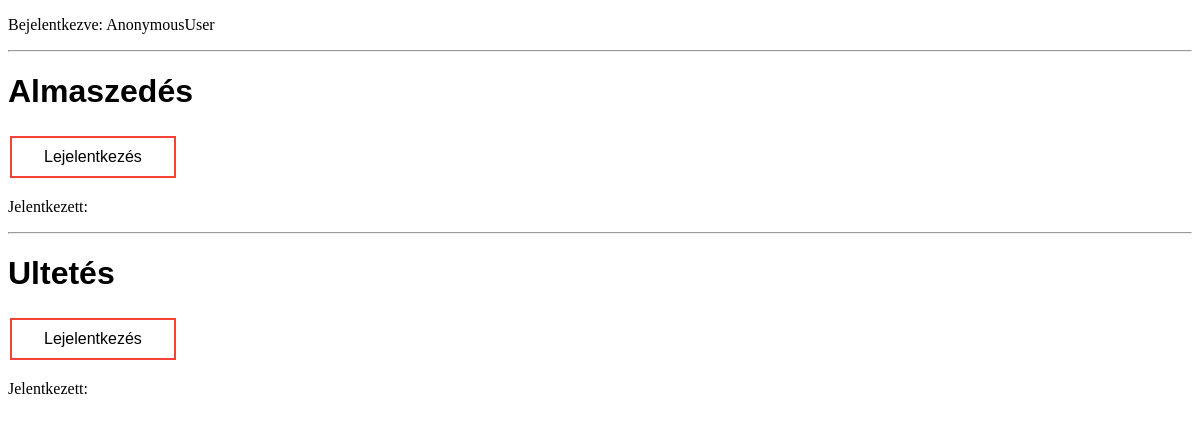
The page /valasztas/ on the database as committed earlier.
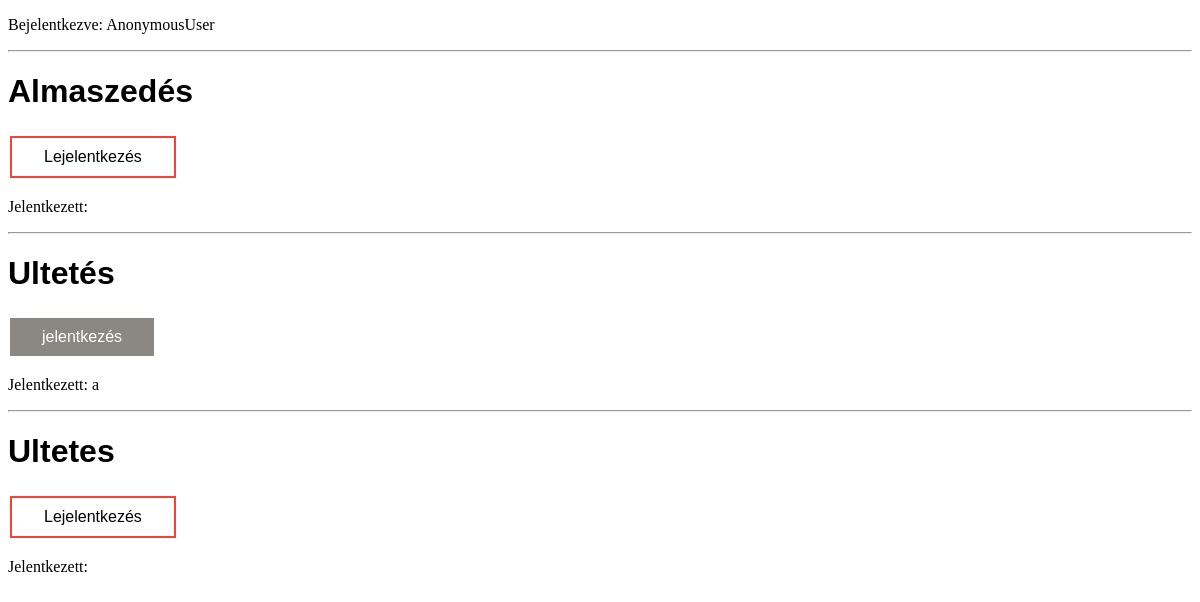
The same page on the database as committed later.
### APP/models.py (models this page shows, shortened)
class Feladat(models.Model):
    nev=models.CharField(primary_key=True,max_length=100,blank=False)
    resztvevo=models.CharField(max_length=100,blank=True)
    class Meta:
        verbose_name = 'Feladat'
        verbose_name_plural = 'Feladats'

### APP/views.py (the view)
# urls.py: path('valasztas/',valasztas),
def valasztas(request):
    count=Feladat.objects.filter(resztvevo=request.user).count()
    if count==0:
        vanmar=False
    else:
        vanmar=True
    context={
        'feladatok':Feladat.objects.all(),
        'vanmar':vanmar,
    }
    return render(request,"menu.html",context)

### APP/templates/menu.html (shortened to what this page needs)
{% load static %}
<!DOCTYPE html>
<html lang="en">
<head>
    <link rel="stylesheet" href="{% static 'styles.css' %}" >
</head>
<body>
    <p id="user">Bejelentkezve: {{user}}</p>
    {% for feladat in feladatok  %}
        <div >
            <hr>
        <h1 class="cim">{{feladat.nev}}</h1>
        {% if feladat.resztvevo == request.user.username %}
            <form action="{{feladat.nev}}" method="POST">
                <button id="lejelentkezes" type="submit" value="{{feladat.nev}}" name="lejelentkezes">Lejelentkezés</button>
            </form>
        {% elif vanmar and feladat.resztvevo|stringformat:'s' == ""  %}
            <form action="{{feladat.nev}}" method="POST">
                {% csrf_token %}
                <button id="atjelentkezes" type="submit" value="{{feladat.nev}}" name="atjelentkezes">Átjelentkezés</button>
            </form>
        {% elif feladat.resztvevo != request.user.username and feladat.resztvevo|stringformat:'s' != "" %}
            <form action="{{feladat.nev}}" method="POST">
                <button id="jelentkezesD" type="submit" value="{{feladat.nev}}"  disabled>jelentkezés</button>
            </form>
        {% else %}
            <form action="{{feladat.nev}}" method="POST">
                {% csrf_token %}
                <button id="jelentkezes" type="submit" value="{{feladat.nev}}" name="jelentkezes" >Jelentkezés</button>
            </form>
        {% endif %}
        <p>Jelentkezett: {{feladat.resztvevo}}</p>
        </div>
    {% endfor %}
</body>
</html>

Rows that differ between the two databases and show on the page:
changed Feladat "Ultetés": resztvevo (not shown) → "a"; resztvevo "Lejelentkezés" → "jelentkezés"
added Feladat: nev "Ultetes"
